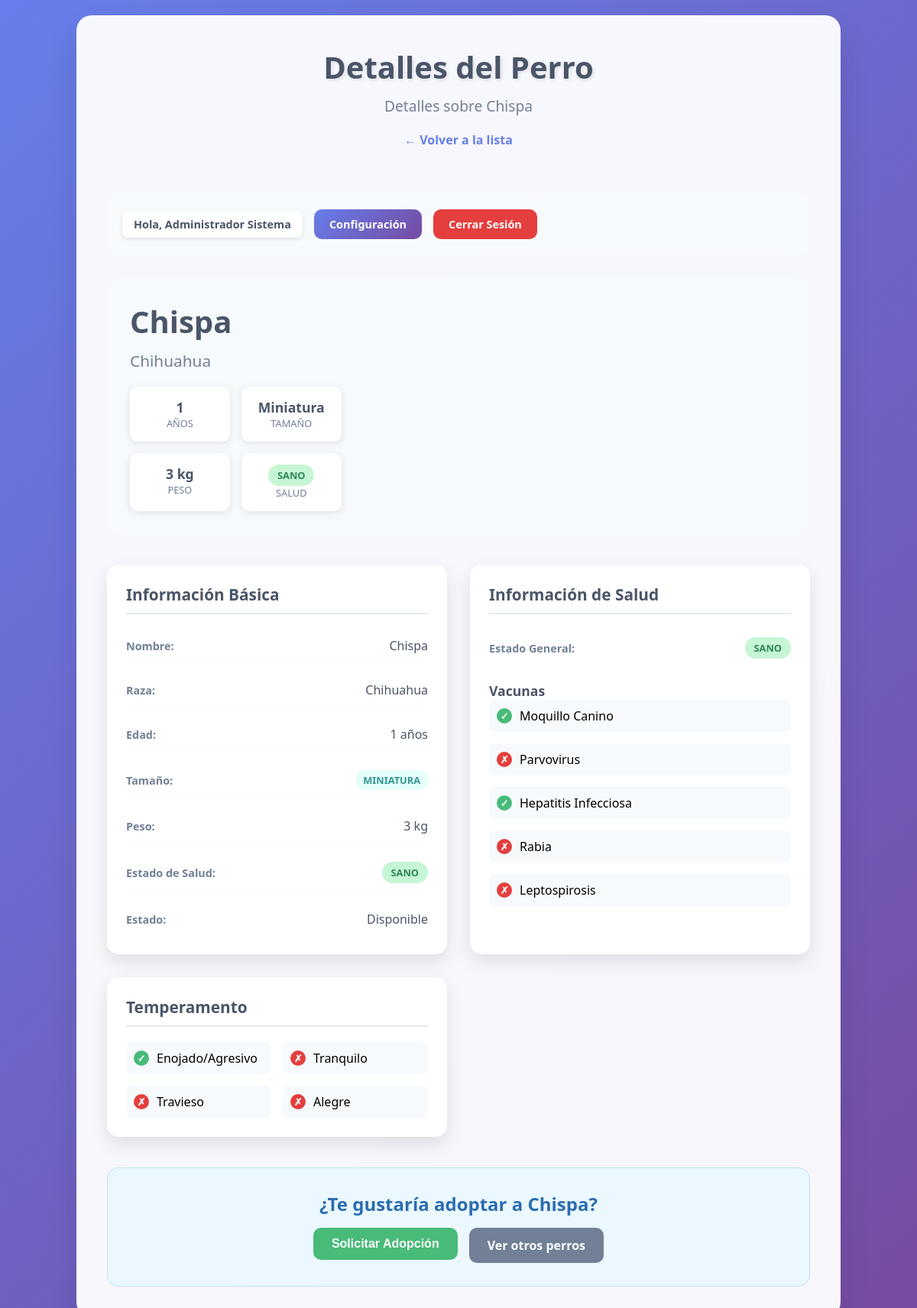
/perro/1/ (signed in), run on the app's committed database.
### adopcion/models.py (models this page shows, shortened)
class Perro(models.Model):
    nombre = models.CharField(max_length=100)
    edad = models.IntegerField()
    estado_salud = models.CharField(
        max_length=50,
        choices=EstadoSalud.choices,
        default=EstadoSalud.SANO)
    estado = models.CharField(
        max_length=10,
        choices=EstadoMascota.choices,
        default=EstadoMascota.DISPONIBLE
    )
    raza = models.ForeignKey(Raza, on_delete=models.CASCADE, null=True, blank=True)

class Raza(models.Model):
    tipo_raza = models.CharField(max_length=30)
    tamaño = models.CharField(
        max_length=10,
        choices=Tamaño.choices,
        default=Tamaño.MINIATURA
    )
    peso = models.IntegerField()

### adopcion/views.py (the view)
# urls.py: path('perro/<int:perro_id>/', perro_detalle, name='perro_detalle'),
def perro_detalle(request, perro_id):
    if 'usuario_dni' not in request.session:
        messages.error(request, 'Debe iniciar sesión para ver los detalles')
        return redirect('index')
    perro = get_object_or_404(Perro, id=perro_id)
    vacunas, _ = Vacuna.objects.get_or_create(perro=perro)
    temperamento, _ = Temperamento.objects.get_or_create(perro=perro)
    solicitud_existente = None
    try:
        usuario_actual = UsuarioAdoptante.objects.get(dni=request.session['usuario_dni'])
        solicitud_existente = SolicitudAdopcion.objects.filter(
            usuarioadop=usuario_actual,
            perroelegido=perro
        ).first()
    except UsuarioAdoptante.DoesNotExist:
        pass
    perro_disponible = perro.estado == 'disponible'
    context = {
        'perro': perro,
        'vacunas': vacunas,
        'temperamento': temperamento,
        'solicitud_existente': solicitud_existente,
        'perro_disponible': perro_disponible,
        'usuario_actual': {
            'nombre': request.session.get('usuario_nombre', ''),
            'email': request.session.get('usuario_email', '')
        }
    }
    return render(request, 'perro_detalle.html', context)

### adopcion/templates/perro_detalle.html (shortened to what this page needs)
<!DOCTYPE html>
<html lang="es">
<head>
    {% load static %}
    <link rel="stylesheet" href="{% static 'perro_detalle.css' %}">
</head>
<body>
    <div class="container">
        <div class="header">
            <h1>Detalles del Perro</h1>
            <h2>Detalles sobre {{ perro.nombre }}</h2>
            <a href="/lista" class="back-link">← Volver a la lista</a>
        </div>
        <div class="nav-bar">
            <div class="nav-buttons">
                <span class="user-welcome"> Hola, {{ usuario_actual.nombre }}</span>
                <a href="/confusu" class="btn btn-primary"> Configuración</a>
                <a href="/logout" class="btn btn-danger">Cerrar Sesión</a>
            </div>
        </div>
        <div class="perro-hero">
            <div class="perro-info-basic">
                <h1 class="perro-nombre">{{ perro.nombre }}</h1>
                <div class="perro-raza">{{ perro.raza.tipo_raza }}</div>
                <div class="perro-stats">
                    <div class="stat-item">
                        <div class="stat-value">{{ perro.edad }}</div>
                        <div class="stat-label">Años</div>
                    </div>
                    <div class="stat-item">
                        <div class="stat-value">{{ perro.raza.tamaño|title }}</div>
                        <div class="stat-label">Tamaño</div>
                    </div>
                    <div class="stat-item">
                        <div class="stat-value">{{ perro.raza.peso }} kg</div>
                        <div class="stat-label">Peso</div>
                    </div>
                    <div class="stat-item">
                        <div class="stat-value">
                            <span class="status-badge status-{{ perro.estado_salud }}">{{ perro.estado_salud }}</span>
                        </div>
                        <div class="stat-label">Salud</div>
                    </div>
                </div>
            </div>
        </div>
        <div class="info-sections">
            <div class="info-section">
                <h3>Información Básica</h3>
                <div class="info-grid">
                    <div class="info-item">
                        <span class="info-label">Nombre:</span>
                        <span class="info-value">{{ perro.nombre }}</span>
                    </div>
                    <div class="info-item">
                        <span class="info-label">Raza:</span>
                        <span class="info-value">{{ perro.raza.tipo_raza }}</span>
                    </div>
                    <div class="info-item">
                        <span class="info-label">Edad:</span>
                        <span class="info-value">{{ perro.edad }} años</span>
                    </div>
                    <div class="info-item">
                        <span class="info-label">Tamaño:</span>
                        <span class="info-value">
                            <span class="size-badge size-{{ perro.raza.tamaño }}">{{ perro.raza.tamaño }}</span>
                        </span>
                    </div>
                    <div class="info-item">
                        <span class="info-label">Peso:</span>
                        <span class="info-value">{{ perro.raza.peso }} kg</span>
                    </div>
                    <div class="info-item">
                        <span class="info-label">Estado de Salud:</span>
                        <span class="info-value">
                            <span class="status-badge status-{{ perro.estado_salud }}">{{ perro.estado_salud }}</span>
                        </span>
                    </div>
                    <div class="info-item">
                        <span class="info-label">Estado:</span>
                        <span class="info-value">{{ perro.estado|title }}</span>
                    </div>
                </div>
            </div>
            <div class="info-section">
                <h3> Información de Salud</h3>
                <div class="info-grid">
                    <div class="info-item">
                        <span class="info-label">Estado General:</span>
                        <span class="info-value">
                            <span class="status-badge status-{{ perro.estado_salud }}">{{ perro.estado_salud }}</span>
                        </span>
                    </div>
                </div>
                {% if vacunas %}
                <h4 style="margin-top: 20px; color: #4a5568; font-size: 1.1rem;">Vacunas</h4>
                <div class="vaccine-grid">
                    <div class="vaccine-item">
                        <div class="vaccine-status {% if vacunas.moquillo_canino %}yes{% else %}no{% endif %}">
                            {% if vacunas.moquillo_canino %}✓{% else %}✗{% endif %}
                        </div>
                        <span>Moquillo Canino</span>
                    </div>
                    <div class="vaccine-item">
                        <div class="vaccine-status {% if vacunas.parvovirus %}yes{% else %}no{% endif %}">
                            {% if vacunas.parvovirus %}✓{% else %}✗{% endif %}
                        </div>
                        <span>Parvovirus</span>
                    </div>
                    <div class="vaccine-item">
                        <div class="vaccine-status {% if vacunas.hepatitis_infecciosa_canina %}yes{% else %}no{% endif %}">
                            {% if vacunas.hepatitis_infecciosa_canina %}✓{% else %}✗{% endif %}
                        </div>
                        <span>Hepatitis Infecciosa</span>
                    </div>
                    <div class="vaccine-item">
                        <div class="vaccine-status {% if vacunas.rabia %}yes{% else %}no{% endif %}">
                            {% if vacunas.rabia %}✓{% else %}✗{% endif %}
                        </div>
                        <span>Rabia</span>
                    </div>
                    <div class="vaccine-item">
                        <div class="vaccine-status {% if vacunas.leptos_pirosis %}yes{% else %}no{% endif %}">
                            {% if vacunas.leptos_pirosis %}✓{% else %}✗{% endif %}
                        </div>
                        <span>Leptospirosis</span>
                    </div>
                </div>
                {% endif %}
            </div>
            {% if temperamento %}
            <div class="info-section">
                <h3>Temperamento</h3>
                <div class="temperament-grid">
                    <div class="temperament-item">
                        <div class="temperament-status {% if temperamento.enojado %}yes{% else %}no{% endif %}">
                            {% if temperamento.enojado %}✓{% else %}✗{% endif %}
                        </div>
                        <span>Enojado/Agresivo</span>
                    </div>
                    <div class="temperament-item">
                        <div class="temperament-status {% if temperamento.tranquilo %}yes{% else %}no{% endif %}">
                            {% if temperamento.tranquilo %}✓{% else %}✗{% endif %}
                        </div>
                        <span>Tranquilo</span>
                    </div>
                    <div class="temperament-item">
                        <div class="temperament-status {% if temperamento.travieso %}yes{% else %}no{% endif %}">
                            {% if temperamento.travieso %}✓{% else %}✗{% endif %}
                        </div>
                        <span>Travieso</span>
                    </div>
                    <div class="temperament-item">
                        <div class="temperament-status {% if temperamento.alegre %}yes{% else %}no{% endif %}">
                            {% if temperamento.alegre %}✓{% else %}✗{% endif %}
                        </div>
                        <span>Alegre</span>
                    </div>
                </div>
            </div>
            {% endif %}
        </div>
        <div class="adoption-section">
            {% if perro.estado == 'disponible' %}
                <h3> ¿Te gustaría adoptar a {{ perro.nombre }}?</h3>
                <div class="adoption-buttons">
                    {% if solicitud_existente %}
                        <div class="alert alert-info">
                            Ya tienes una solicitud de adopción pendiente para {{ perro.nombre }}.
                        </div>
                    {% else %}
                        <form method="POST" action="/perro/{{ perro.id }}/solicitar/" style="display: inline;">
                            <button type="submit" class="btn btn-success">Solicitar Adopción</button>
                        </form>
                    {% endif %}
                    <a href="/lista" class="btn btn-secondary">Ver otros perros</a>
                </div>
            {% endif %}
        </div>
    </div>
</body>
</html>

### data on the page
Perro: nombre "Chispa", raza.tipo_raza "Chihuahua", edad "1", raza.tamaño "Miniatura", raza.peso "3", estado_salud "SANO", raza.tamaño "MINIATURA", estado "Disponible"

### other printed values
{{ usuario_actual.nombre }} "Administrador Sistema"
